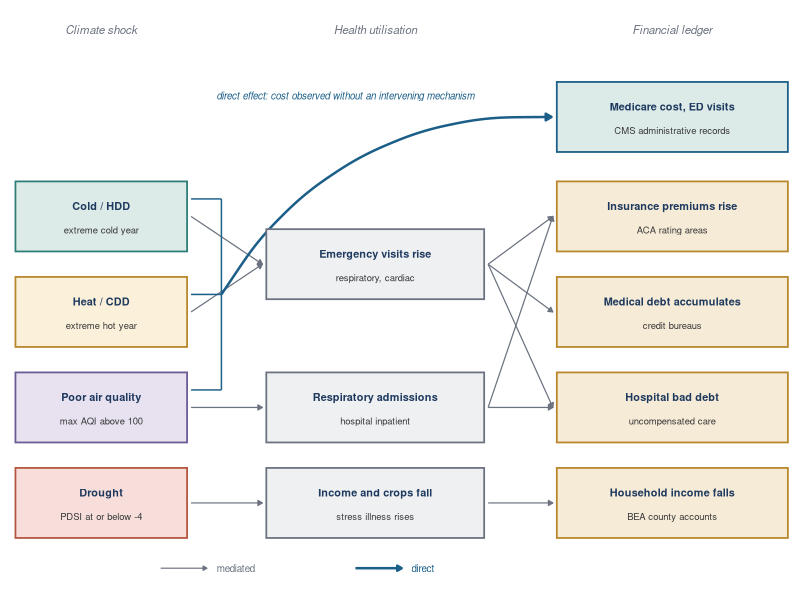

R code for this plot:
# =============================================================================
# create_fig_conceptual_model.R  (thesis_completion_20260704 — Essay 1 §2)
# =============================================================================
# Builds E1-F0, the conceptual-model schematic for Essay 1 §2 ¶1.
#
# SOURCE: the author's slide "How Climate Shocks Reach Your Wallet"
# (Text/presentations/seminar_presentation_20260406.tex) — the three-column
# transmission chain: climate shock -> health utilisation -> financial outcome.
#
# EXTENDED 2026-08-18 (author request) with the DIRECT channel, which is the
# claim Essay 1 actually leads with:
#   - a Medicare ledger box, the outcome measured in administrative records
#   - a direct path from the health hazards straight to that ledger, bypassing
#     the mechanism column, because the essay observes the cost without
#     observing (or needing) an intervening mechanism
#   - the mediated paths kept and visually distinguished, so the figure shows
#     both regimes rather than replacing one with the other
#
# Column 1 is ordered so the three hazards with a direct channel (cold, heat,
# air quality) are contiguous and can share one bracket; drought sits below
# because its route to the ledgers runs through farm income. Column 2 is
# reordered to match, which keeps the mediated arrows from crossing.
#
# The slide is TikZ; this TinyTeX has no pgf/tikz and tlmgr will not install
# without a self-update, so the figure is drawn in R and emitted as a PNG.
#
# ENV: R 4.5.2.  Rscript Code/create_fig_conceptual_model.R
# OUTPUT: Analysis/descriptive/fig_conceptual_model.png
# =============================================================================

suppressPackageStartupMessages({ library(ggplot2) })

OUT <- "Analysis/descriptive/fig_conceptual_model.png"

NAVY <- "#1F3A5F"; GREY <- "#6B7280"; DIRECT <- "#1B5E88"

# --- geometry -----------------------------------------------------------
CX <- c(1.45, 5.60, 10.10)
HW <- c(1.30, 1.65, 1.75)
BH <- 0.44
stopifnot(CX[2] - HW[2] - (CX[1] + HW[1]) > 0.7,
          CX[3] - HW[3] - (CX[2] + HW[2]) > 0.7)

boxes <- rbind(
  # column 1 — climate shocks. Direct-channel hazards first and contiguous.
  data.frame(col = 1, id = "cold",    y =  1.80, bold = "Cold / HDD",
             detail = "extreme cold year", fill = "#DCEAE8", border = "#2E7D77"),
  data.frame(col = 1, id = "heat",    y =  0.60, bold = "Heat / CDD",
             detail = "extreme hot year", fill = "#FBF0D9", border = "#B8862B"),
  data.frame(col = 1, id = "aqi",     y = -0.60, bold = "Poor air quality",
             detail = "max AQI above 100", fill = "#E7E1F0", border = "#6B5B95"),
  data.frame(col = 1, id = "drought", y = -1.80, bold = "Drought",
             detail = "PDSI at or below -4", fill = "#F7DEDA", border = "#B4553F"),
  # column 2 — mechanisms, ordered to match column 1
  data.frame(col = 2, id = "util1",   y =  1.20, bold = "Emergency visits rise",
             detail = "respiratory, cardiac", fill = "#EEF0F2", border = GREY),
  data.frame(col = 2, id = "util3",   y = -0.60, bold = "Respiratory admissions",
             detail = "hospital inpatient", fill = "#EEF0F2", border = GREY),
  data.frame(col = 2, id = "util2",   y = -1.80, bold = "Income and crops fall",
             detail = "stress illness rises", fill = "#EEF0F2", border = GREY),
  # column 3 — ledgers. Medicare added on top as the directly-measured one.
  data.frame(col = 3, id = "mcare",   y =  3.05, bold = "Medicare cost, ED visits",
             detail = "CMS administrative records", fill = "#DCEAE8", border = DIRECT),
  data.frame(col = 3, id = "prem",    y =  1.80, bold = "Insurance premiums rise",
             detail = "ACA rating areas", fill = "#F6EBD6", border = "#B8862B"),
  data.frame(col = 3, id = "debt",    y =  0.60, bold = "Medical debt accumulates",
             detail = "credit bureaus", fill = "#F6EBD6", border = "#B8862B"),
  data.frame(col = 3, id = "bad",     y = -0.60, bold = "Hospital bad debt",
             detail = "uncompensated care", fill = "#F6EBD6", border = "#B8862B"),
  data.frame(col = 3, id = "inc",     y = -1.80, bold = "Household income falls",
             detail = "BEA county accounts", fill = "#F6EBD6", border = "#B8862B"),
  stringsAsFactors = FALSE)
boxes$x <- CX[boxes$col]; boxes$hw <- HW[boxes$col]
pos <- function(id) boxes[boxes$id == id, ][1, ]

# --- mediated arrows (as on the slide) ----------------------------------
LINKS <- list(c("cold","util1"), c("heat","util1"), c("aqi","util3"),
              c("drought","util2"),
              c("util1","prem"), c("util1","debt"), c("util1","bad"),
              c("util3","bad"), c("util3","prem"), c("util2","inc"))
arr <- do.call(rbind, lapply(LINKS, function(l) {
  a <- pos(l[1]); b <- pos(l[2])
  data.frame(x = a$x + a$hw + 0.06, y = a$y,
             xend = b$x - b$hw - 0.06, yend = b$y)
}))

# --- direct channel ------------------------------------------------------
# One bracket gathers the three hazards that reach Medicare without an
# intervening mechanism; a single arc then carries them over the mechanism
# column. Three separate arrows would have to cross the middle boxes.
XB <- CX[1] + HW[1] + 0.52
# Stubs leave the UPPER part of each box edge (offset DY) so they do not run
# along the mediated arrows, which leave from the box centre.
DY <- 0.22
ytop <- pos("cold")$y + DY; ybot <- pos("aqi")$y + DY
bracket <- data.frame(x = XB, xend = XB, y = ybot, yend = ytop)
stubs <- do.call(rbind, lapply(c("cold","heat","aqi"), function(id) {
  a <- pos(id)
  data.frame(x = a$x + a$hw + 0.06, y = a$y + DY, xend = XB, yend = a$y + DY)
}))
mc <- pos("mcare")
direct <- data.frame(x = XB, y = mean(c(ytop, ybot)),
                     xend = mc$x - mc$hw - 0.08, yend = mc$y)

HEAD <- data.frame(x = CX, y = 4.15,
                   lab = c("Climate shock", "Health utilisation", "Financial ledger"))

p <- ggplot() +
  # mediated paths first, so the direct arc sits on top
  geom_segment(data = arr, aes(x = x, y = y, xend = xend, yend = yend),
               arrow = arrow(length = unit(0.13, "cm"), type = "closed"),
               linewidth = 0.42, colour = GREY) +
  geom_segment(data = stubs, aes(x = x, y = y, xend = xend, yend = yend),
               linewidth = 0.5, colour = DIRECT) +
  geom_segment(data = bracket, aes(x = x, y = y, xend = xend, yend = yend),
               linewidth = 0.5, colour = DIRECT) +
  geom_curve(data = direct, aes(x = x, y = y, xend = xend, yend = yend),
             curvature = -0.30, linewidth = 0.85, colour = DIRECT,
             arrow = arrow(length = unit(0.17, "cm"), type = "closed")) +
  geom_rect(data = boxes,
            aes(xmin = x - hw, xmax = x + hw, ymin = y - BH, ymax = y + BH),
            fill = boxes$fill, colour = boxes$border, linewidth = 0.6) +
  geom_text(data = boxes, aes(x = x, y = y + 0.13, label = bold),
            fontface = "bold", size = 2.75, colour = NAVY) +
  geom_text(data = boxes, aes(x = x, y = y - 0.17, label = detail),
            size = 2.4, colour = "#3A3A3A") +
  geom_text(data = HEAD, aes(x = x, y = y, label = lab),
            fontface = "italic", size = 2.9, colour = GREY) +
  # legend, written directly onto the panel
  annotate("text", x = 5.15, y = 3.32, label = "direct effect: cost observed without an intervening mechanism",
           size = 2.45, fontface = "italic", colour = DIRECT, hjust = 0.5) +
  annotate("segment", x = 2.35, xend = 3.05, y = -2.62, yend = -2.62,
           linewidth = 0.42, colour = GREY,
           arrow = arrow(length = unit(0.11, "cm"), type = "closed")) +
  annotate("text", x = 3.20, y = -2.62, label = "mediated", size = 2.5,
           colour = GREY, hjust = 0) +
  annotate("segment", x = 5.30, xend = 6.00, y = -2.62, yend = -2.62,
           linewidth = 0.85, colour = DIRECT,
           arrow = arrow(length = unit(0.13, "cm"), type = "closed")) +
  annotate("text", x = 6.15, y = -2.62, label = "direct", size = 2.5,
           colour = DIRECT, hjust = 0) +
  coord_cartesian(xlim = c(0.0, 11.95), ylim = c(-2.95, 4.45), expand = FALSE) +
  theme_void() +
  theme(plot.margin = margin(4, 4, 4, 4))

ggsave(OUT, p, width = 9.0, height = 5.4, dpi = 300, bg = "white")
cat("wrote", OUT, "\n")
